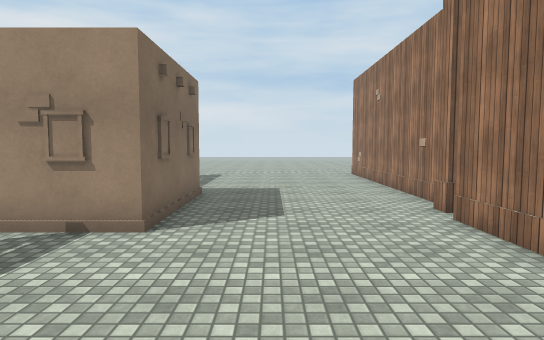
View 1 (above)

24 first-person views from a walk through a Unity game level. The camera is 1.5 m above the floor, tilts 4° down and sees 75° across. The floor is counted in squares, 1 m on a side. Each view is taken from the middle of a square. On the plan, view 1 faces up. The plan holds only what a view shows up to about 16 squares ahead; the rest is blank. The place goes on beyond the plan. The player character is not drawn. Surface patterns are stand-ins for the level's own textures.

View 2
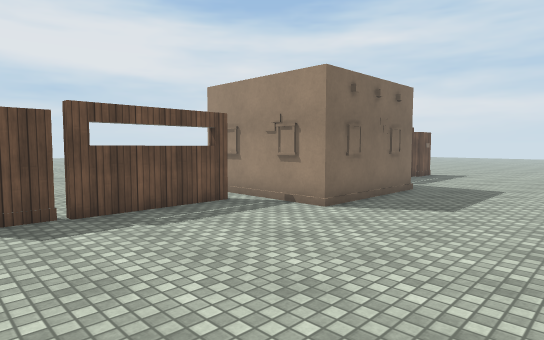

View 3
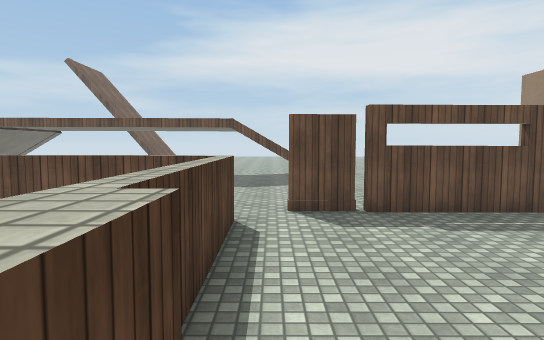

View 4
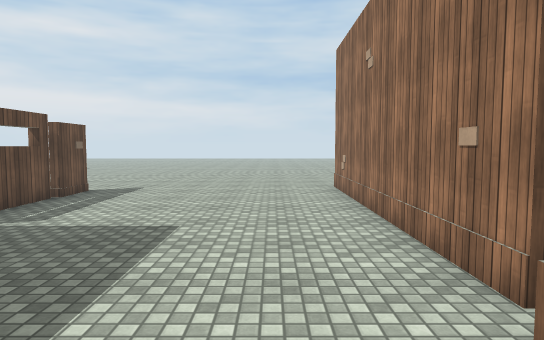

View 5
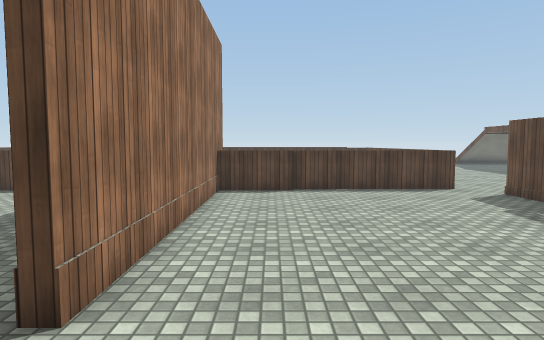

View 6
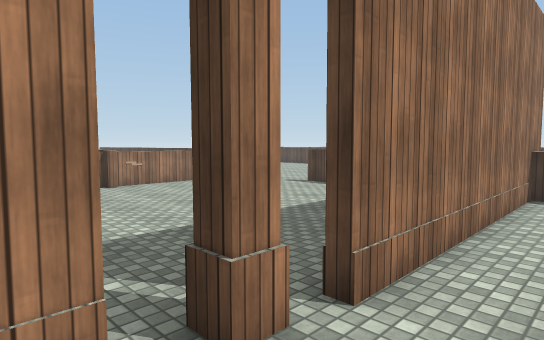

View 7
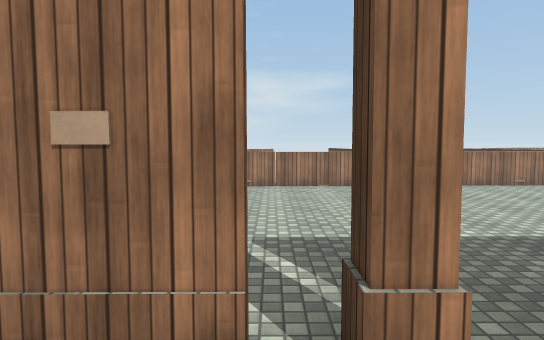

View 8
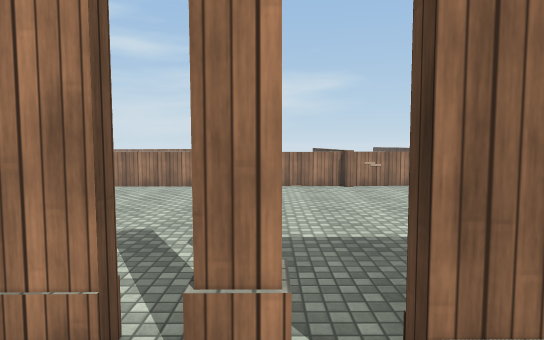

View 9
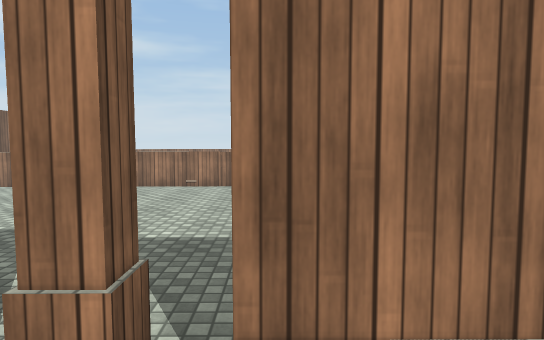

View 10
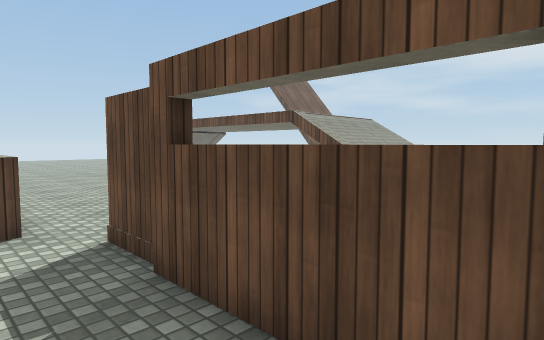

View 11
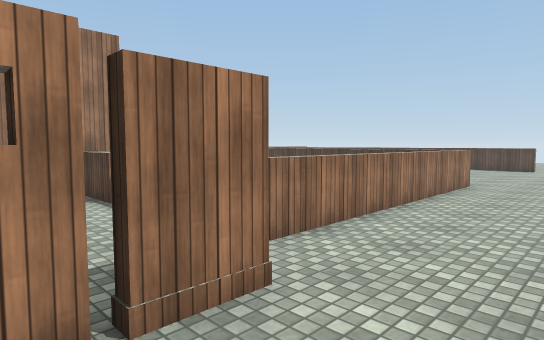

View 12
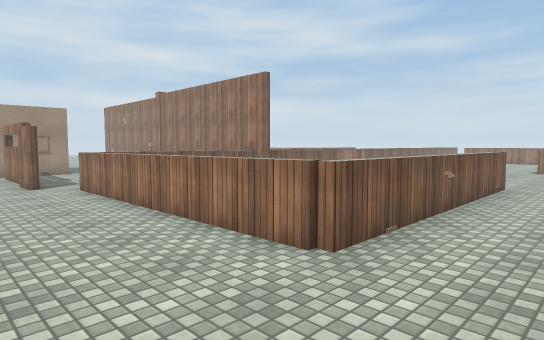

View 13
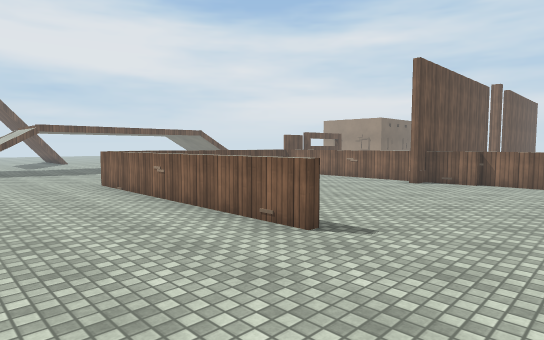

View 14
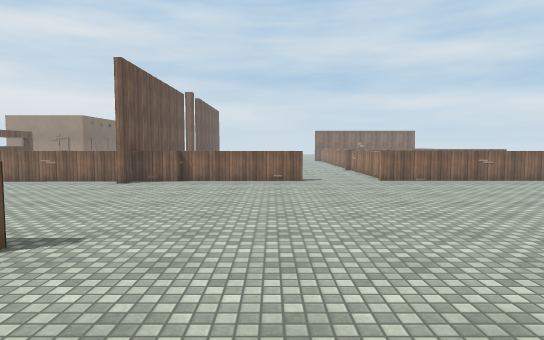

View 15
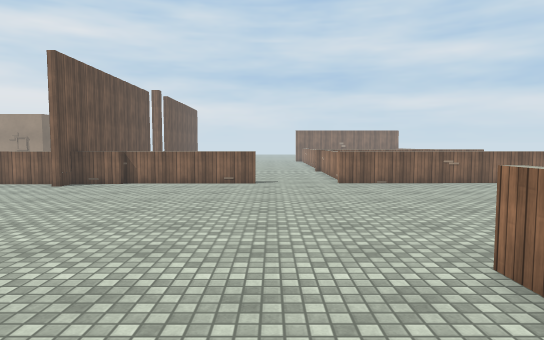

View 16
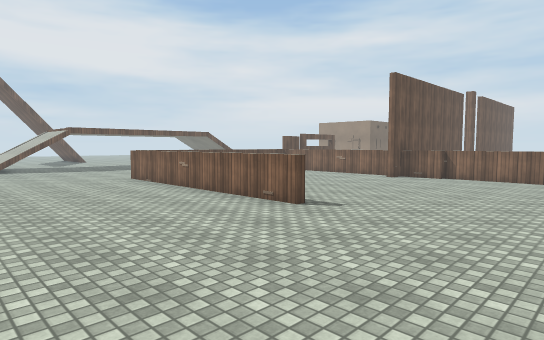

View 17
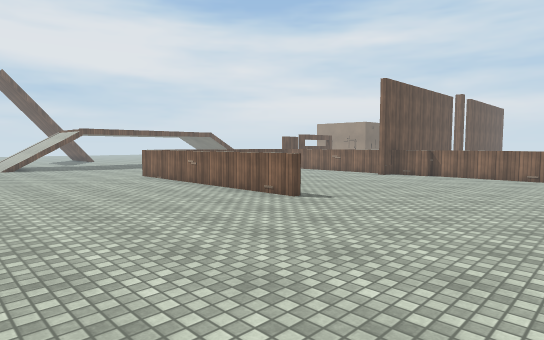

View 18
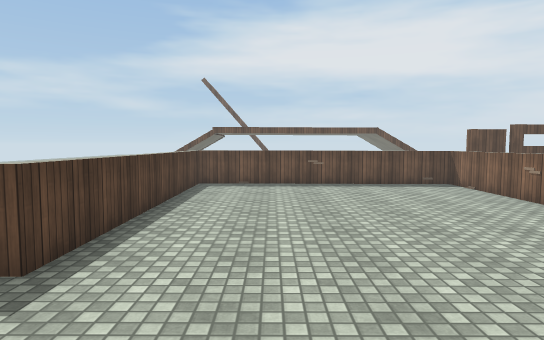

View 19
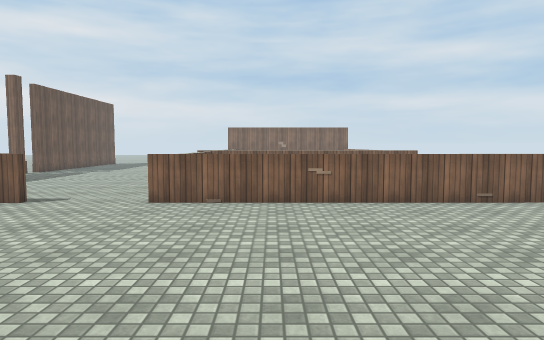

View 20
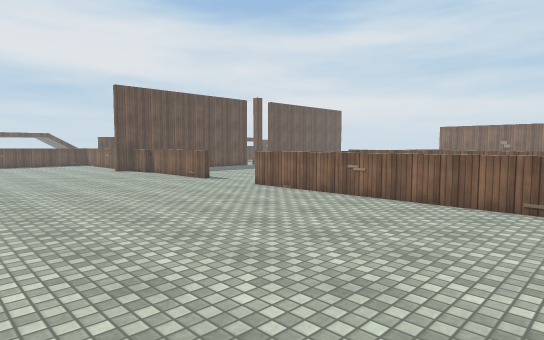

View 21
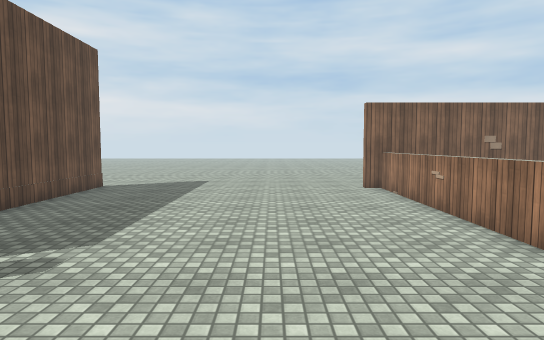

View 22
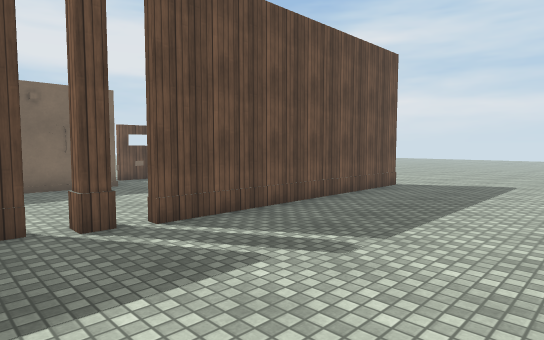

View 23
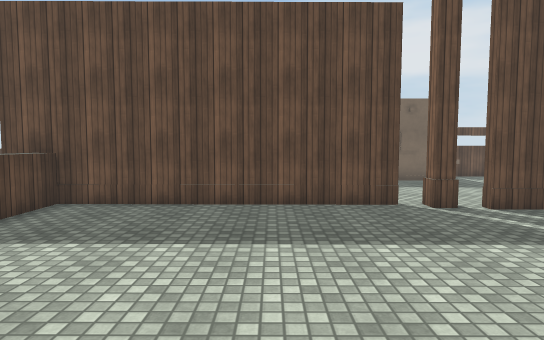

View 24
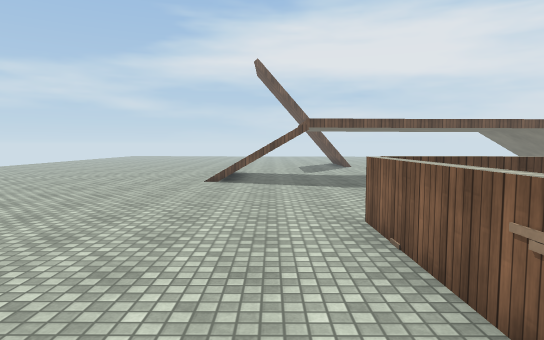

### Floor plan
Key: @ floor where view 1 was taken; # wall or solid block; x gap in a wall; . floor; = window, fence, low wall or low ledge; ^ raised ledge; B building; O other object.
Columns run from 8 left of view 1 to 25 right of it. Each row starts with its distance up from view 1.
 17     #.......O#.........
 16     #.......##.........=
 15     #.......##.........#
 14     #.......##.........O
 13     #.......##.........=
 12     ........##.........=
 11       #.....##.........=
 10       B.....#O.........=
  9       B................=
  8       #.....#..........=
  7  B   ##.....x..........=
  6  #####......#..........=
  5    x........#..........=   =====
  4    #........#..........=
  3    #........#..........=
  2 ...#........#..........=
  1  ..x........#..........=
  0  ..#....@...#..........=
 -1 ............#...  .....x===   ==
 -2 ....#=====^^^^ =====...===========
 -3  ...=............................
 -4  ...=............................
 -5 ....=............................
 -6 ....=............................
 -7  ...O.............................
 -8 ....#.............................
 -9 ....=............................
-10 ....=...........................
-11 ....=...................  .  ..  .
-12 ....#=========#........=
-13 .......................
-14 ......................
-15 .....................
-16 ......................
-17 ......................
-18 .....................
-19 ......    ...........
-20 .....            ..  .
-21 ...
-22 ..

Positions as (right, up) in squares from view 1, and headings:
1: (0, 0), facing up
2: (3, -1), facing up-left
3: (3, -1), facing left
4: (2, 6), facing up
5: (2, 10), facing down
6: (2, 10), facing down-right
7: (2, 9), facing right
8: (2, 8), facing right
9: (2, 7), facing right
10: (-3, 5), facing down-left
11: (-8, 2), facing down-right
12: (-8, -15), facing up-right
13: (10, -17), facing up-left
14: (10, -17), facing up
15: (12, -16), facing up
16: (12, -19), facing up-left
17: (13, -20), facing up-left
18: (10, -9), facing left
19: (18, -11), facing up
20: (25, -11), facing up-left
21: (11, 6), facing up
22: (11, 6), facing up-left
23: (13, 4), facing left
24: (3, -14), facing left
